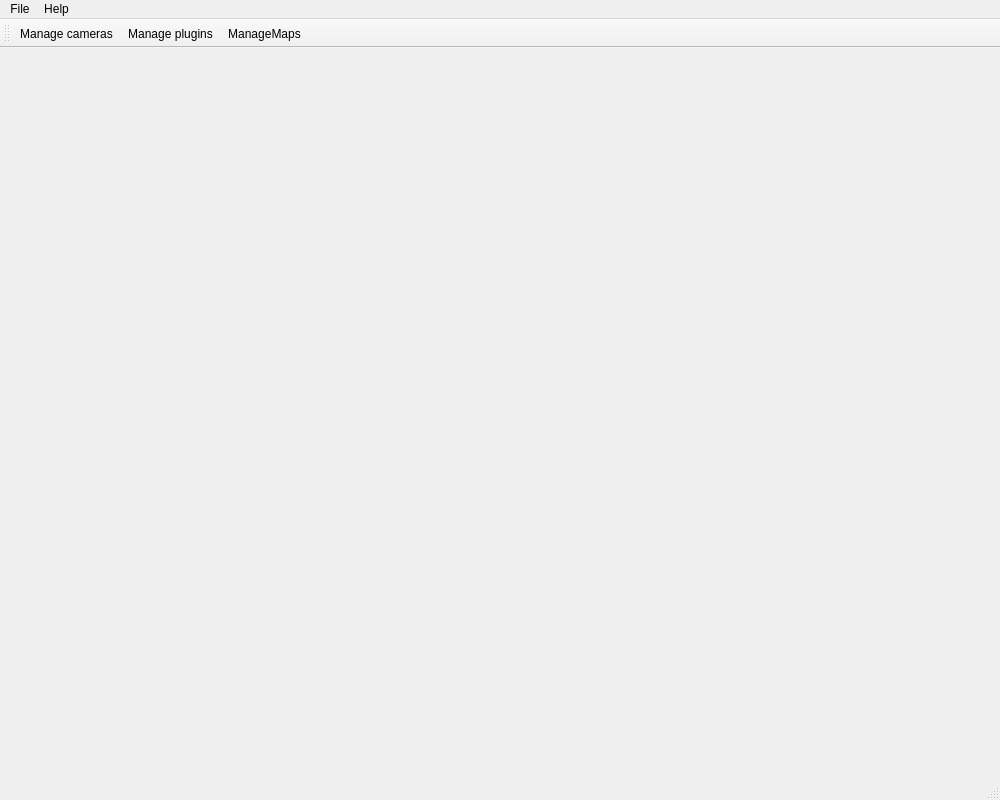
<?xml version="1.0" encoding="UTF-8"?>
<ui version="4.0">
 <class>Window</class>
 <widget class="QMainWindow" name="Window">
  <property name="geometry">
   <rect>
    <x>0</x>
    <y>0</y>
    <width>1000</width>
    <height>800</height>
   </rect>
  </property>
  <property name="windowTitle">
   <string>SCHNApps</string>
  </property>
  <property name="windowIcon">
   <iconset resource="../resources/resources.qrc">
    <normaloff>:/icons/cgogn/cgogn2.png</normaloff>:/icons/cgogn/cgogn2.png</iconset>
  </property>
  <widget class="QWidget" name="centralwidget"/>
  <widget class="QMenuBar" name="menubar">
   <property name="geometry">
    <rect>
     <x>0</x>
     <y>0</y>
     <width>1000</width>
     <height>23</height>
    </rect>
   </property>
   <widget class="QMenu" name="menuFile">
    <property name="title">
     <string>File</string>
    </property>
    <addaction name="actionShowHideDock"/>
    <addaction name="actionShowHidePythonDock"/>
    <addaction name="separator"/>
    <addaction name="actionQuit"/>
   </widget>
   <widget class="QMenu" name="menuHelp">
    <property name="title">
     <string>Help</string>
    </property>
    <addaction name="actionAboutSCHNApps"/>
    <addaction name="actionAboutCGoGN"/>
   </widget>
   <addaction name="menuFile"/>
   <addaction name="menuHelp"/>
  </widget>
  <widget class="QStatusBar" name="statusbar"/>
  <widget class="QToolBar" name="toolBar">
   <property name="windowTitle">
    <string>toolBar</string>
   </property>
   <attribute name="toolBarArea">
    <enum>TopToolBarArea</enum>
   </attribute>
   <attribute name="toolBarBreak">
    <bool>false</bool>
   </attribute>
   <addaction name="actionManageCameras"/>
   <addaction name="actionManagePlugins"/>
   <addaction name="actionManageMaps"/>
  </widget>
  <action name="actionAboutCGoGN">
   <property name="text">
    <string>About CGoGN</string>
   </property>
  </action>
  <action name="actionAboutSCHNApps">
   <property name="text">
    <string>About SCHNApps</string>
   </property>
  </action>
  <action name="actionQuit">
   <property name="text">
    <string>Quit</string>
   </property>
  </action>
  <action name="actionManagePlugins">
   <property name="icon">
    <iconset resource="../resources/resources.qrc">
     <normaloff>:/icons/icons/plugins.png</normaloff>:/icons/icons/plugins.png</iconset>
   </property>
   <property name="text">
    <string>Manage plugins</string>
   </property>
  </action>
  <action name="actionManageCameras">
   <property name="icon">
    <iconset resource="../resources/resources.qrc">
     <normaloff>:/icons/icons/cameras.png</normaloff>:/icons/icons/cameras.png</iconset>
   </property>
   <property name="text">
    <string>Manage cameras</string>
   </property>
  </action>
  <action name="actionShowHideDock">
   <property name="text">
    <string>Show/Hide Plugins Dock</string>
   </property>
  </action>
  <action name="actionManageMaps">
   <property name="icon">
    <iconset resource="../resources/resources.qrc">
     <normaloff>:/icons/icons/maps.png</normaloff>:/icons/icons/maps.png</iconset>
   </property>
   <property name="text">
    <string>ManageMaps</string>
   </property>
   <property name="toolTip">
    <string>Manage maps</string>
   </property>
  </action>
  <action name="actionShowHidePythonDock">
   <property name="text">
    <string>Show/Hide Python Dock</string>
   </property>
  </action>
 </widget>
 <resources>
  <include location="../resources/resources.qrc"/>
 </resources>
 <connections>
  <connection>
   <sender>actionQuit</sender>
   <signal>triggered()</signal>
   <receiver>Window</receiver>
   <slot>close()</slot>
   <hints>
    <hint type="sourcelabel">
     <x>-1</x>
     <y>-1</y>
    </hint>
    <hint type="destinationlabel">
     <x>399</x>
     <y>299</y>
    </hint>
   </hints>
  </connection>
 </connections>
</ui>
